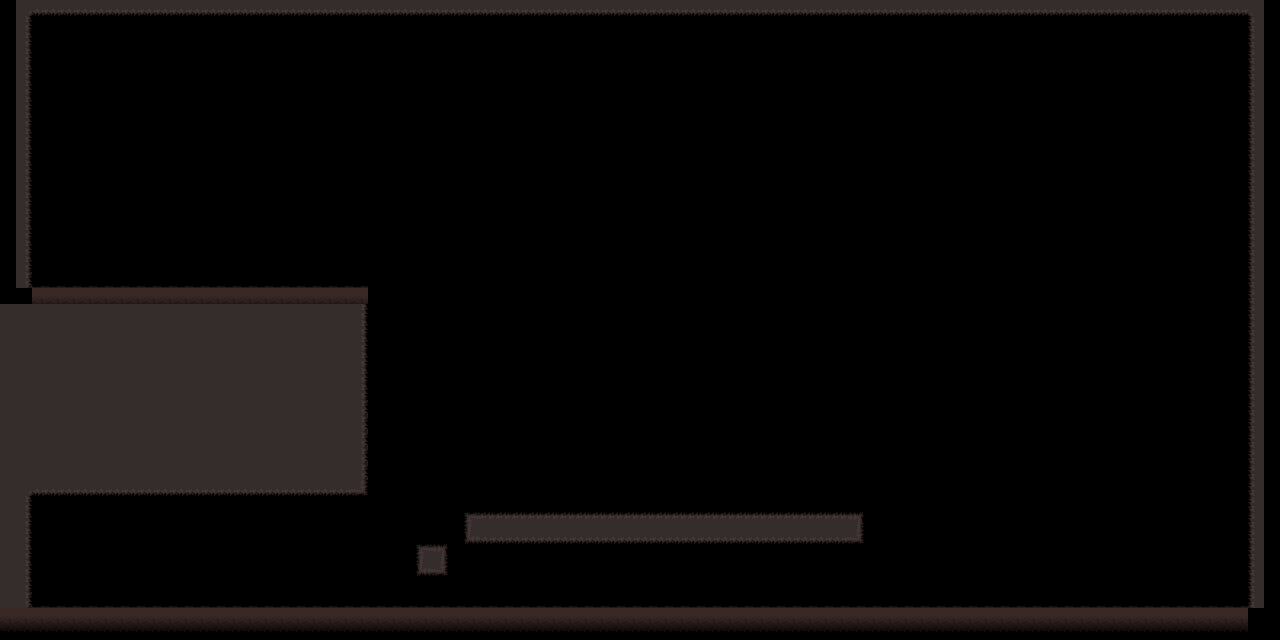

Rendered tile map (Tiled .tmx) drawn with the repository's tilesets; below, a short description and the map source with its tile grids summarised:
An orthogonal 80x40 tile map with 16x16 px tiles, 3 tile layers (ground, wall, background).

<map version="1.0" orientation="orthogonal" renderorder="right-down" width="80" height="40" tilewidth="16" tileheight="16" nextobjectid="1">
 <tileset firstgid="1" name="cave" tilewidth="16" tileheight="16">
  <image source="cave_tiles.png" width="128" height="48" />
 </tileset>
 <layer name="ground" width="80" height="40">
  <data>[3200 cells, 124 non-empty, 4 distinct tile ids]</data>
 </layer>
 <layer name="wall" width="80" height="40">
  <data>[3200 cells, 200 non-empty, 10 distinct tile ids]</data>
 </layer>
 <layer name="background" width="80" height="40">
  <data>[3200 cells, 426 non-empty, 4 distinct tile ids]</data>
 </layer>
</map>
